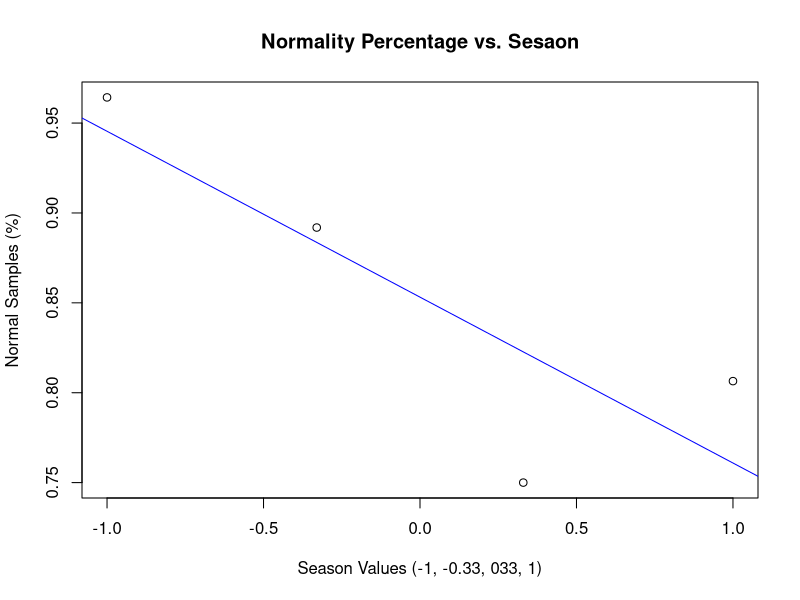
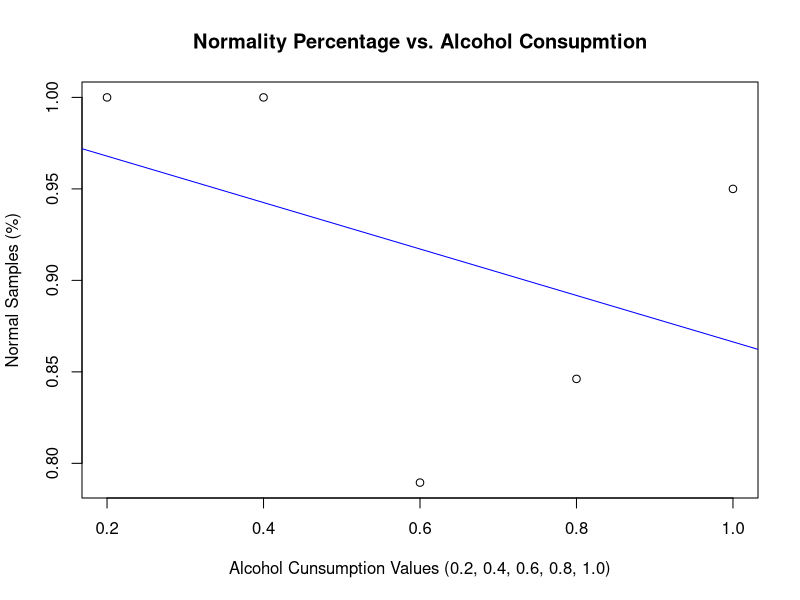
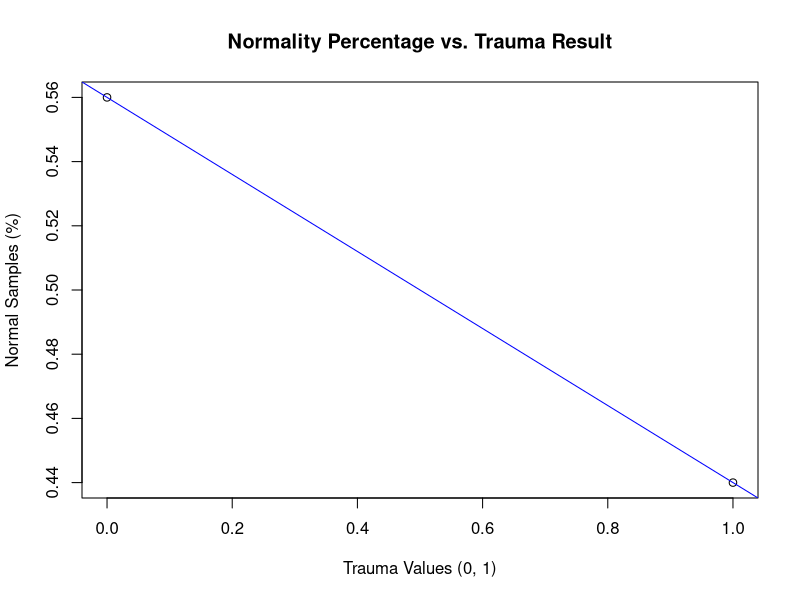

Write the R code that produced these figures, in order.
# The excel file with all information is stored into the variable "data"
library(readxl)
data = read_excel('converted_Data.xlsx')

# Convert all data for the normality of the samples into 1's for normal and
# 0's for abnormal
# This is done by indexing into data at the tenth column and comparing the 
# element at that location in an if-else statement
normality <- vector(length = 100)
for (i in 1:100) {
  if (data[i, 10] == 'N') normality[i] <- 1
  else normality[i] <- 0 }

# Initializing all variables as empty vectors of 100 elements
season <- age <- disease <- trauma <- surgery <- fevers <- alcohol <- smoking <- sitting <- vector(length = 100)

# A for loop to retrieve elements from data and convert them to numeric values
# This is done with respect to the variable type each column is classified as
for (i in 1:100) {
  season[i] <- as.numeric(data[i,1])
  age[i] <- as.numeric(data[i,2])
  disease[i] <- as.numeric(data[i,3])
  trauma[i] <- as.numeric(data[i,4])
  surgery[i] <- as.numeric(data[i,5])
  fevers[i] <- as.numeric(data[i,6])
  alcohol[i] <- as.numeric(data[i,7])
  smoking[i] <- as.numeric(data[i,8])
  sitting[i] <- as.numeric(data[i,9])
}

# Check correlation between all variables and normality using "cor()"
cor_season = cor(season, normality) # -0.1924
cor_age = cor(age, normality) # -0.1152
cor_disease = cor(disease, normality) # 0.0403
cor_trauma = cor(trauma, normality) # 0.1413
cor_surgery = cor(surgery, normality) # 0.0542
cor_fevers = cor(fevers, normality) # 0.1214
cor_alcohol = cor(alcohol, normality) # 0.1448
cor_smoking = cor(smoking, normality) # -0.0489
cor_sitting = cor(sitting, normality) # -0.0230

# Printing the calculated correslation values to the consol
print("// Correlation Values //")
print(paste("season: ", cor_season))
print(paste("Age: ", cor_age))
print(paste("Disease: ", cor_disease))
print(paste("Trauma: ", cor_trauma))
print(paste("Surgery: ", cor_surgery))
print(paste("Fevers: ", cor_fevers))
print(paste("Alcohol: ", cor_alcohol))
print(paste("Smoking: ", cor_smoking))
print(paste("Sitting: ", cor_sitting))
print("")

# Hypothesis testing was then conducted on the values with a correlation test
# with the three highest values
# These variables are season, trauma, alcohol

# hypothesis testing in each season
# the average testing in a certain season vs not in that season
# Initializing the four hypotheses related to sesason
winter <- not_winter <- vector()
spring <- not_spring <- vector()
summer <- not_summer <- vector()
fall <- not_fall <- vector()

# Filling the vectors with results from the corresponding normality
for (i in 1:100) {
  if (season[i] == -1) winter <- c(winter, normality[i])
  else not_winter <- c(not_winter, normality[i])
  if (season[i] == -0.33) spring <- c(spring, normality[i])
  else not_spring <- c(not_spring, normality[i])
  if (season[i] == 0.33) summer <- c(summer, normality[i])
  else not_summer <- c(not_summer, normality[i])
  if (season[i] == 1) fall <- c(fall, normality[i])
  else not_fall <- c(not_fall, normality[i])
}

# Run hypothesis testing for each season using "t.test()"
test_winter <- t.test(winter, not_winter, conf.level = 0.95)
test_spring <- t.test(spring, not_spring, conf.level = 0.95)
test_summer <- t.test(summer, not_summer, conf.level = 0.95)
test_fall <- t.test(fall, not_fall, conf.level = 0.95)

# Displaying information to the user
print("// Hypothesis Testing for Seasons - p-values //")
print("Confidence Level is 0.95")
print(paste("Winter: ", test_winter$p.value))
print(paste("Spring: ", test_spring$p.value))
print(paste("Summer: ", test_summer$p.value))
print(paste("Fall : ", test_fall$p.value))
print("")

# Is there a difference between light-drinkers and consistent-drinkers having normal counts
# hardly ever & once a week vs several times a week, every day and several times a day
# initializing empt vectors and filling them with needed information
consistent_drinkers <- light_drinkers <- vector()
for (i in 1:100) {
  temp = alcohol[i] #temporary value
  if (temp == 0.8 | temp == 1) {
    light_drinkers <- c(light_drinkers, normality[i])
  }
  if (temp == 0.2 | temp == 0.4 | temp == 0.6) {
    consistent_drinkers <- c(consistent_drinkers, normality[i])
  }
}
test_drinkers <- t.test(consistent_drinkers, light_drinkers)

# Displaying information to the user
print("// Hypothesis Testing for Alcohol Consumption //")
print("Confidence Level is 0.95")
print(paste("p-value: ", test_drinkers$p.value))
print("")

# Is there a difference between trauma with normal counts
# initializing vectors and filling them
trauma_y <- trauma_n <- vector()
for (i in 1:100) {
  if (trauma[i] == 1) trauma_y <- c(trauma_y, normality[i])
  if (trauma[i] == 0) trauma_n <- c(trauma_n, normality[i])
}
test_trauma <- t.test(trauma_y, trauma_n)

# Displaying information to the user
print("// Hypothesis Testing for Trauma //")
print("Confidence Level is 0.95")
print(paste("p-value: ", test_trauma$p.value))
print("")

# Linear Regression Testing on the three data sets that went through hypothesis testing
# looking at the trend of average normal results within each season
mu_winter <- sum(winter == 1) / length(winter)
mu_spring <- sum(spring == 1) / length(spring)
mu_summer <- sum(summer == 1) / length(summer)
mu_fall <- sum(fall == 1) / length(fall)

# putting the values into two vectors that can be plotted as x vs. y
season_mu <- c(mu_winter, mu_spring, mu_summer, mu_fall)
season_value <- c(-1, -0.33, 0.33, 1)

# plotting the average vs. season value, running regression, adding regression line, and printing summary
plot(season_value, season_mu,
     main = "Normality Percentage vs. Sesaon", 
     xlab = "Season Values (-1, -0.33, 033, 1)", 
     ylab = "Normal Samples (%)")
season_lm <- lm(season_mu ~ season_value)
abline(season_lm, col = "blue")
print("// Regression for Seasons //")
print(summary(season_lm))

# Running linear regression for the five categories of drinkers
# initializing vectors then filling in normality results for the different types of drinkers
alcohol_0.2 <- alcohol_0.4 <- alcohol_0.6 <- alcohol_0.8 <- alcohol_1.0 <- vector()
for (i in 1:100) {
  temp <- alcohol[i]
  norm <- normality[i]
  if (temp == 0.2) alcohol_0.2 <- c(alcohol_0.2, norm)
  if (temp == 0.4) alcohol_0.4 <- c(alcohol_0.4, norm)
  if (temp == 0.6) alcohol_0.6 <- c(alcohol_0.6, norm)
  if (temp == 0.8) alcohol_0.8 <- c(alcohol_0.8, norm)
  if (temp == 1.0) alcohol_1.0 <- c(alcohol_1.0, norm)
}
# Calculating the average number of normal results in each category
alcohol_0.2_mu <- sum(alcohol_0.2 == 1) / length(alcohol_0.2)
alcohol_0.4_mu <- sum(alcohol_0.4 == 1) / length(alcohol_0.4)
alcohol_0.6_mu <- sum(alcohol_0.6 == 1) / length(alcohol_0.6)
alcohol_0.8_mu <- sum(alcohol_0.8 == 1) / length(alcohol_0.8)
alcohol_1.0_mu <- sum(alcohol_1.0 == 1) / length(alcohol_1.0)

# putting the values into two vectors that can be plotted as x vs. y
drinkers_mu <- c(alcohol_0.2_mu, alcohol_0.4_mu, alcohol_0.6_mu, alcohol_0.8_mu, alcohol_1.0_mu)
drinkers_value <- c(0.2, 0.4, 0.6, 0.8, 1.0)

# plotting the average vs. season value, running regression, adding regression line, and printing summary
plot(drinkers_value, drinkers_mu, 
     main = "Normality Percentage vs. Alcohol Consupmtion", 
     xlab = "Alcohol Cunsumption Values (0.2, 0.4, 0.6, 0.8, 1.0)", 
     ylab = "Normal Samples (%)")
drinkers_lm <- lm(drinkers_mu ~ drinkers_value)
abline(drinkers_lm, col = "blue")
print("// Regression for Alcohol Concumation //")
print(summary(drinkers_lm))

# Linear regression for trauma
# Calculating the average number of normal results in each category
trauma_y_mu <- sum(trauma == 1) / length(trauma)
trauma_n_mu <- sum(trauma == 0) / length(trauma)

# putting the values into two vectors that can be plotted as x vs. y
trauma_mu <- c(trauma_y_mu, trauma_n_mu)
trauma_values <- c(1, 0)

# plotting the average vs. season value, running regression, adding regression line, and printing summary
plot(trauma_values, trauma_mu, 
     main = "Normality Percentage vs. Trauma Result", 
     xlab = "Trauma Values (0, 1)", 
     ylab = "Normal Samples (%)")
trauma_lm <- lm(trauma_mu ~ trauma_values)
abline(trauma_lm, col = "blue")
print("// Regression for Trauma //")
print(summary(trauma_lm))